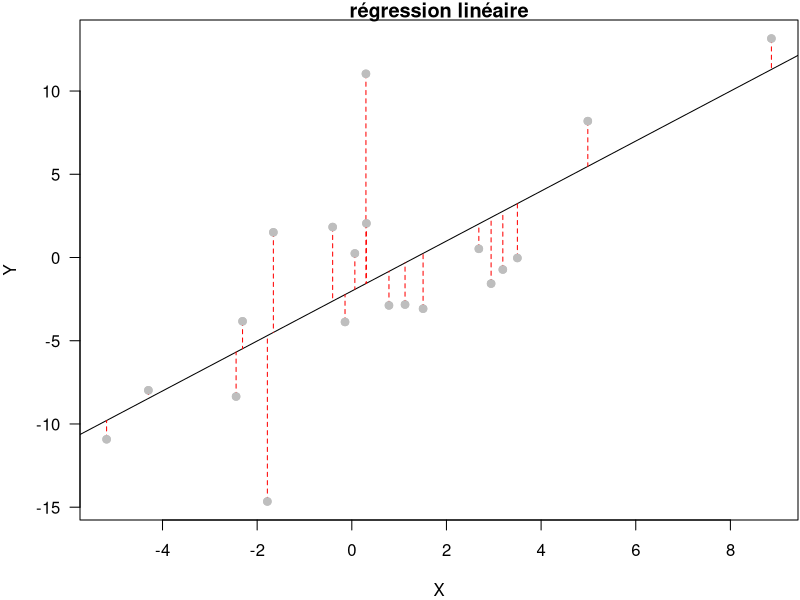
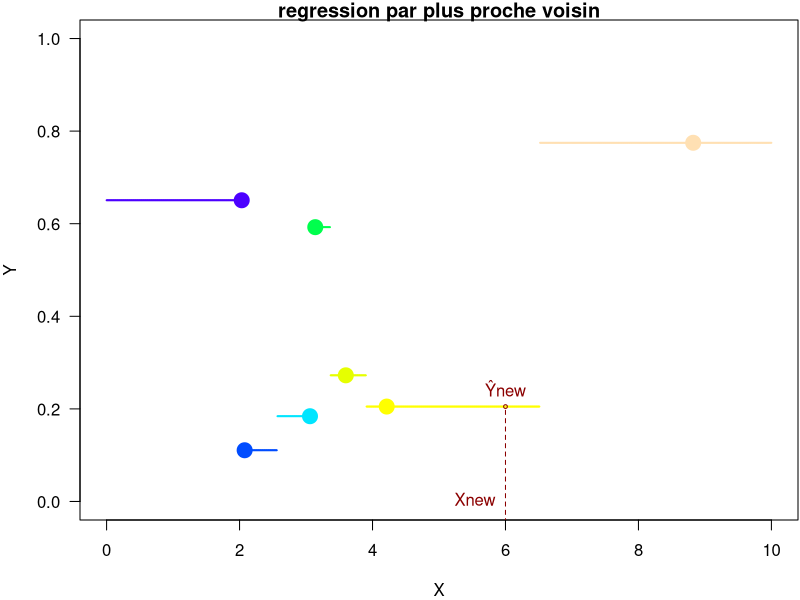
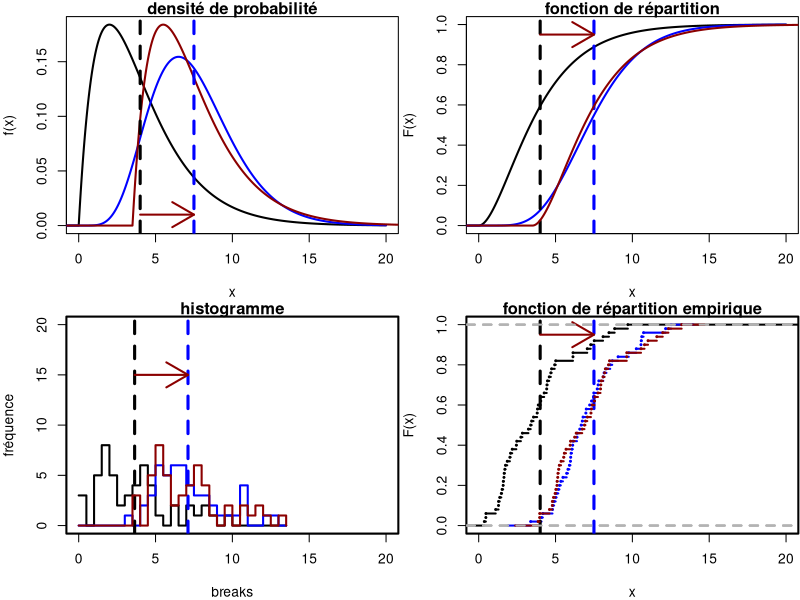
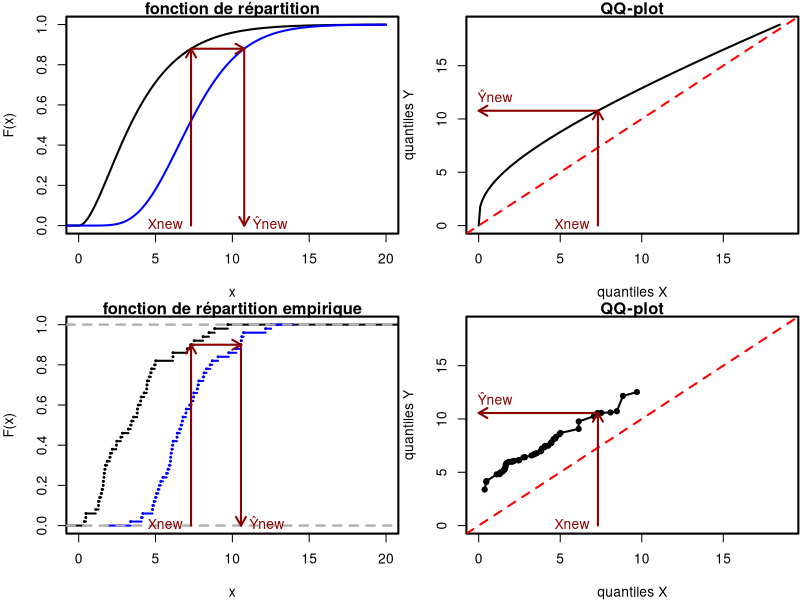
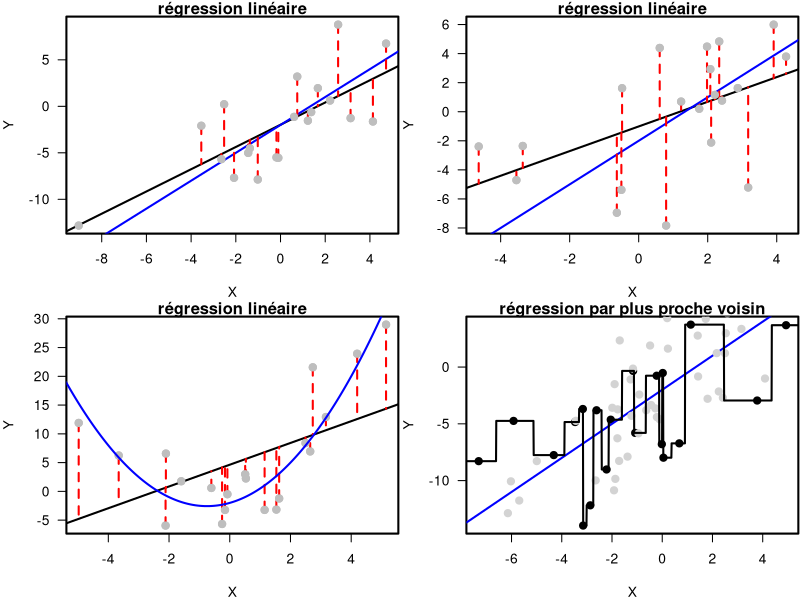

The R source for these figures, in order:
## ---- chunk 1
n <- 20
X <- rnorm(n, 0, 3)
Y <- 1.5 * X - 2 +  rnorm(n, 0, 4)
fit <- lm(Y ~ X)
Yhat <- predict(fit)
par(mar = c(4, 4, 1, .1))
plot(X, Y, pch = 19, col = 'gray', las = 1, main = "régression linéaire")
abline(a = coef(fit)[1], b = coef(fit)[2])
for (i in seq_along(X)){
  segments(X[i], Y[i], X[i], Yhat[i], col = "red", lty = 2)
}
points(X, Y, pch = 19, col = 'gray', las = 1)

## ---- chunk 2
n <- 7
X <- sort(runif(n, 0, 10))
Y <- runif(n, 0, 1)
par(mar = c(4, 4, 1, .1))
pal <- topo.colors(n)
plot(X, Y, pch = 19, col = pal, las = 1, xlim = c(0, 10), ylim = c(0, 1), cex = 2, main = "regression par plus proche voisin")
Xnew <- seq(0, 10, by = 0.01)
Ynew <- numeric(length(Xnew))
col <- numeric(length(Xnew))
for( i in seq_along(Xnew)){
  dist <- (X - Xnew[i])^2
  inn <- which.min(dist)
  Ynew[i] <- Y[inn]
  col[i] <- pal[inn]
}
points(Xnew, Ynew, col = col, cex = 0.2, pch = 20)
segments(6, -1, 6, Ynew[Xnew == 6], col = "red4", lty = 2)
points(6, Ynew[Xnew == 6], col = "red4", cex = 0.5, pch = 21)
text(6, Ynew[Xnew == 6], col = "red4", labels = "Ŷnew", pos = 3)
text(6, 0, col = "red4", labels = "Xnew", pos = 2)

## ---- chunk 3
n <- 50
shapeX <- 2; scaleX <- 2
shapeY <- 7.5; scaleY <- 1

X <- rgamma(n, 2, scale = 2)
Y <- rgamma(n, 7.5, scale = 1)
x <- seq(-10, 20, by = 0.01)

EX <- shapeX * scaleX
EY <- shapeY * scaleY

par(mfrow = c(2, 2), mar = c(4, 4, 1, .1))
plot(x, dgamma(x, shapeX, scale = scaleX), xlab = "x", ylab = "f(x)", main = "densité de probabilité", type = "l", lwd = 2, xlim = c(0, 20))
lines(x, dgamma(x, shapeY, scale = scaleY), type = "l", col = "blue", lwd = 2)
arrows(EX, 0.01, EY, 0.01, code = 2, lwd = 2, col = 'red4')
lines(x - EX + EY, dgamma(x, shapeX, scale = scaleX), type = "l", col = 'red4', lwd = 2)
abline(v = EX, lwd = 3, lty = 2)
abline(v = EY, lwd = 3, lty = 2,col = "blue")

plot(x, pgamma(x, shapeX, scale = scaleX), xlab = "x", ylab = "F(x)", main = "fonction de répartition", type = "l", lwd = 2, xlim = c(0, 20))
lines(x, pgamma(x, shapeY, scale = scaleY), type = "l", col = "blue", lwd = 2)
abline(v = EX, lwd = 3, lty = 2)
abline(v = EY, lwd = 3, lty = 2, col = "blue")
arrows(EX, 0.95, EY, 0.95, code = 2, lwd = 2, col = 'red4')
lines(x - EX + EY, pgamma(x, shapeX, scale = scaleX), type = "l", col = 'red4', lwd = 2)

breaks = hist(c(X, Y, X - EX + EY), breaks = 20, plot = FALSE)$breaks
ylim = c(0, 20)
par(lwd = 2)
hX <- hist(X, breaks = breaks, plot = FALSE)
with(hX, plot(breaks, c(counts,0), type="s", col="black", main = "histogramme", ylab = "fréquence",  xlim = c(0, 20),  ylim = ylim))
hY <- hist(Y, breaks = breaks, plot = FALSE)
with(hY, lines(breaks, c(counts,0), type="s", col="blue"))
abline(v = mean(X), lwd = 3, lty = 2)
abline(v = mean(Y), lwd = 3, lty = 2, col = "blue")
arrows(mean(X), 15, mean(Y), 15, code = 2, lwd = 2, col = 'red4')
hXnew <- hist(X - EX + EY, breaks = breaks, plot = FALSE)
with(hXnew, lines(breaks, c(counts,0), type="s", col="red4"))

plot(ecdf(X), xlab = "x", ylab = "F(x)", main = "fonction de répartition empirique", cex = 0.1, lwd = 2, xlim = c(0, 20))
lines(ecdf(Y), col = "blue", cex = 0.1, lwd = 2)
abline(v = EX, lwd = 3, lty = 2)
abline(v = EY, lwd = 3, lty = 2, col = "blue")
arrows(EX, 0.95, EY, 0.95, code = 2, lwd = 2, col = 'red4')
lines(ecdf(X - EX + EY), col = "red4", cex = 0.1, lwd = 2)
## ---- chunk 4
p <- seq(0, 0.999, by = 0.001)
Xnew <- quantile(X, probs = 0.90)
Pnew <- pgamma(Xnew, shapeX, scale = scaleX)
Ynew <- qgamma(Pnew, shapeY, scale = scaleY)
par(mfrow = c(2, 2), mar = c(4, 4, 1, .1))
plot(x, pgamma(x, shapeX, scale = scaleX), xlab = "x", ylab = "F(x)", main = "fonction de répartition", type = "l", lwd = 2, xlim = c(0, 20))
lines(x, pgamma(x, shapeY, scale = scaleY), type = "l", col = "blue", lwd = 2)
arrows(Xnew, 0, Xnew, Pnew, code = 2, lwd = 2, col = 'red4', length = 0.1)
arrows(Ynew, Pnew, Ynew, 0, code = 2, lwd = 2, col = 'red4', length = 0.1)
arrows(Xnew, Pnew, Ynew, Pnew, code = 2, lwd = 2, col = 'red4', length = 0.1)
text(Ynew, 0, col = "red4", labels = "Ŷnew", pos = 4)
text(Xnew, 0, col = "red4", labels = "Xnew", pos = 2)


xylim <- range(qgamma(p, shapeX, scale = scaleX), qgamma(p, shapeY, scale = scaleY))
plot(qgamma(p, shapeX, scale = scaleX), qgamma(p, shapeY, scale = scaleY), type = "l", lwd = 2, xlim = xylim,  ylim = xylim, main = "QQ-plot", xlab = "quantiles X", ylab = "quantiles Y")
abline(b = 1, a = 0, col = "red", lty = 2)
arrows(Xnew, 0, Xnew, Ynew, code = 2, lwd = 2, col = 'red4', length = 0.1)
arrows(Xnew, Ynew, 0, Ynew, code = 2, lwd = 2, col = 'red4', length = 0.1)
text(1, Ynew,  col = "red4", labels = "Ŷnew", pos = 3)
text(Xnew, 0, col = "red4", labels = "Xnew", pos = 2)

Pnew <- ecdf(X)(Xnew)
Ynew <- quantile(Y, probs = Pnew)
plot(ecdf(X), xlab = "x", ylab = "F(x)", main = "fonction de répartition empirique", cex = 0.1, lwd = 2, xlim = c(0, 20))
lines(ecdf(Y), col = "blue", cex = 0.1, lwd = 2)
arrows(Xnew, 0, Xnew, Pnew, code = 2, lwd = 2, col = 'red4', length = 0.1)
arrows(Ynew, Pnew, Ynew, 0, code = 2, lwd = 2, col = 'red4', length = 0.1)
arrows(Xnew, Pnew, Ynew, Pnew, code = 2, lwd = 2, col = 'red4', length = 0.1)
text(Ynew, 0, col = "red4", labels = "Ŷnew", pos = 4)
text(Xnew, 0, col = "red4", labels = "Xnew", pos = 2)

xylim <- range(qgamma(p, shapeX, scale = scaleX), qgamma(p, shapeY, scale = scaleY))
qqplot(X, Y, pch = 20, xlim = xylim,  ylim = xylim, main = "QQ-plot", xlab = "quantiles X", ylab = "quantiles Y")
lines(quantile(X, probs = p) , quantile(Y, probs = p), type = "l", xlim = xylim,  ylim = xylim, main = "QQ-plot", xlab = "quantiles X", ylab = "quantiles Y")
abline(b = 1, a = 0, col = "red", lty = 2)
arrows(Xnew, 0, Xnew, Ynew, code = 2, lwd = 2, col = 'red4', length = 0.1)
arrows(Xnew, Ynew, 0, Ynew, code = 2, lwd = 2, col = 'red4', length = 0.1)
text(1, Ynew,  col = "red4", labels = "Ŷnew", pos = 3)
text(Xnew, 0, col = "red4", labels = "Xnew", pos = 2)
## ---- chunk 5
n <- 20
X <- rnorm(n, 0, 3)
Y <- 1.5 * X - 2 +  rnorm(n, 0, 4)
fit <- lm(Y ~ X)
Yhat <- predict(fit)
par(mar = c(4, 4, 1, .1))
plot(X, Y, pch = 19, col = 'gray', las = 1, main = "régression linéaire")
abline(a = coef(fit)[1], b = coef(fit)[2])
abline(a = -2, b = 1.5, col = "blue")
for (i in seq_along(X)){
  segments(X[i], Y[i], X[i], Yhat[i], col = "red", lty = 2)
}
points(X, Y, pch = 19, col = 'gray', las = 1)
## ---- chunk 6
n <- 20
X <- rnorm(n, 0, 3)
Y <- 1.5 * X - 2 +  rnorm(n, 0, 4)
fit <- lm(Y ~ X)
Yhat <- predict(fit)
par(mar = c(4, 4, 1, .1))
plot(X, Y, pch = 19, col = 'gray', las = 1, main = "régression linéaire")
abline(a = coef(fit)[1], b = coef(fit)[2])
abline(a = -2, b = 1.5, col = "blue")
for (i in seq_along(X)){
  segments(X[i], Y[i], X[i], Yhat[i], col = "red", lty = 2)
}
points(X, Y, pch = 19, col = 'gray', las = 1)
## ---- chunk 7
n <- 20
X <- rnorm(n, 0, 3)
Y <- X^2 + 1.5 * X - 2 +  rnorm(n, 0, 4)
## ---- chunk 8
fit <- lm(Y ~ X)
Yhat <- predict(fit)
par(mar = c(4, 4, 1, .1))
plot(X, Y, pch = 19, col = 'gray', las = 1, main = "régression linéaire")
abline(a = coef(fit)[1], b = coef(fit)[2])

for (i in seq_along(X)){
  segments(X[i], Y[i], X[i], Yhat[i], col = "red", lty = 2)
}
points(X, Y, pch = 19, col = 'gray', las = 1)

x <- seq(-10, 10, by = 0.01)
lines(x, x^2 + 1.5 * x - 2, col = "blue")
## ---- chunk 9
n <- 20
X <- rnorm(n, 0, 3)
Y <- 1.5 * X - 2 +  rnorm(n, 0, 4)
par(mar = c(4, 4, 1, .1))
plot(X, Y, pch = 19, las = 1, main = "régression par plus proche voisin")
abline(a = -2, b = 1.5, col = "blue")

n <- 50
Xb <- rnorm(n, 0, 3)
Yb <- 1.5 * Xb - 2 +  rnorm(n, 0, 4)
points(Xb, Yb, pch = 19, col = 'lightgray', las = 1, main = "régression linéaire")


Xnew <- seq(min(X) - 1, max(X) + 1, by = 0.01)
Ynew <- numeric(length(Xnew))
for( i in seq_along(Xnew)){
  dist <- (X - Xnew[i])^2
  inn <- which.min(dist)
  Ynew[i] <- Y[inn]
  col[i] <- pal[inn]
}
lines(Xnew, Ynew)
